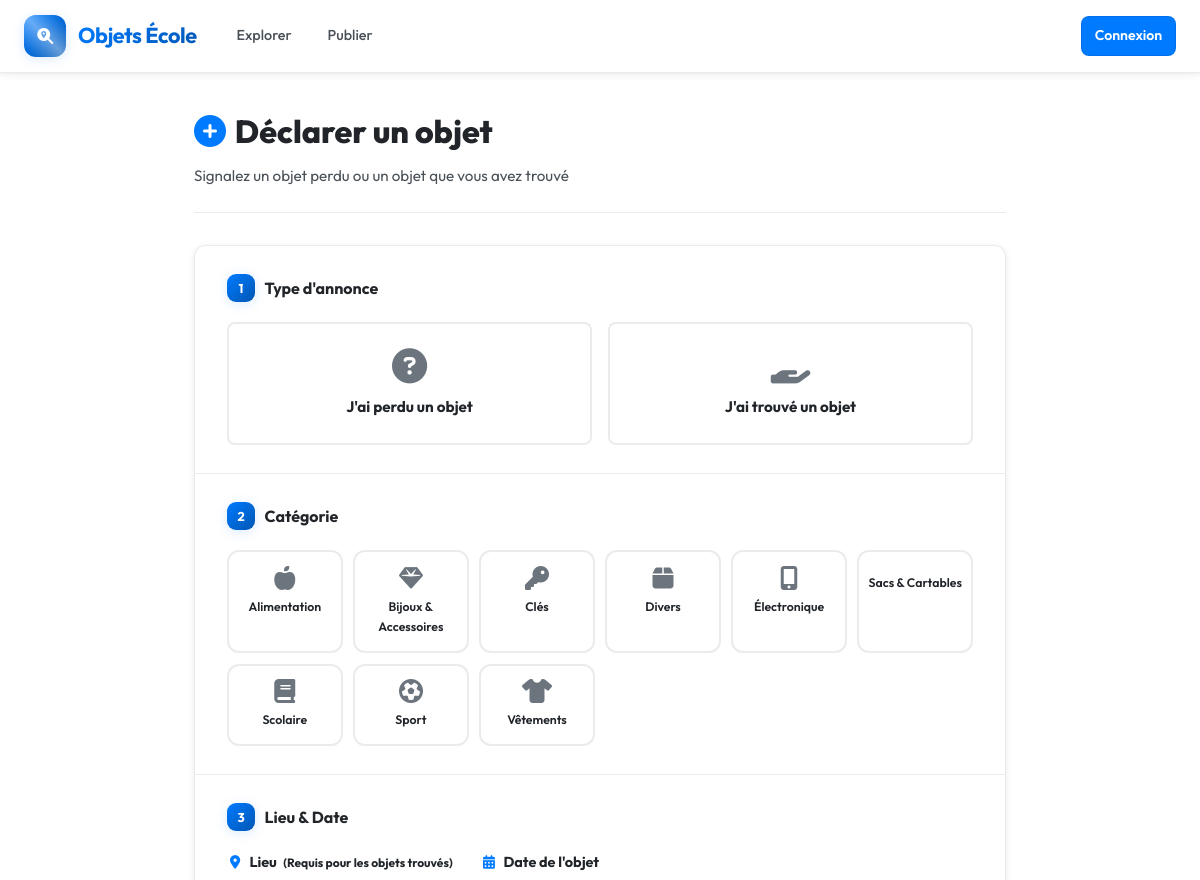
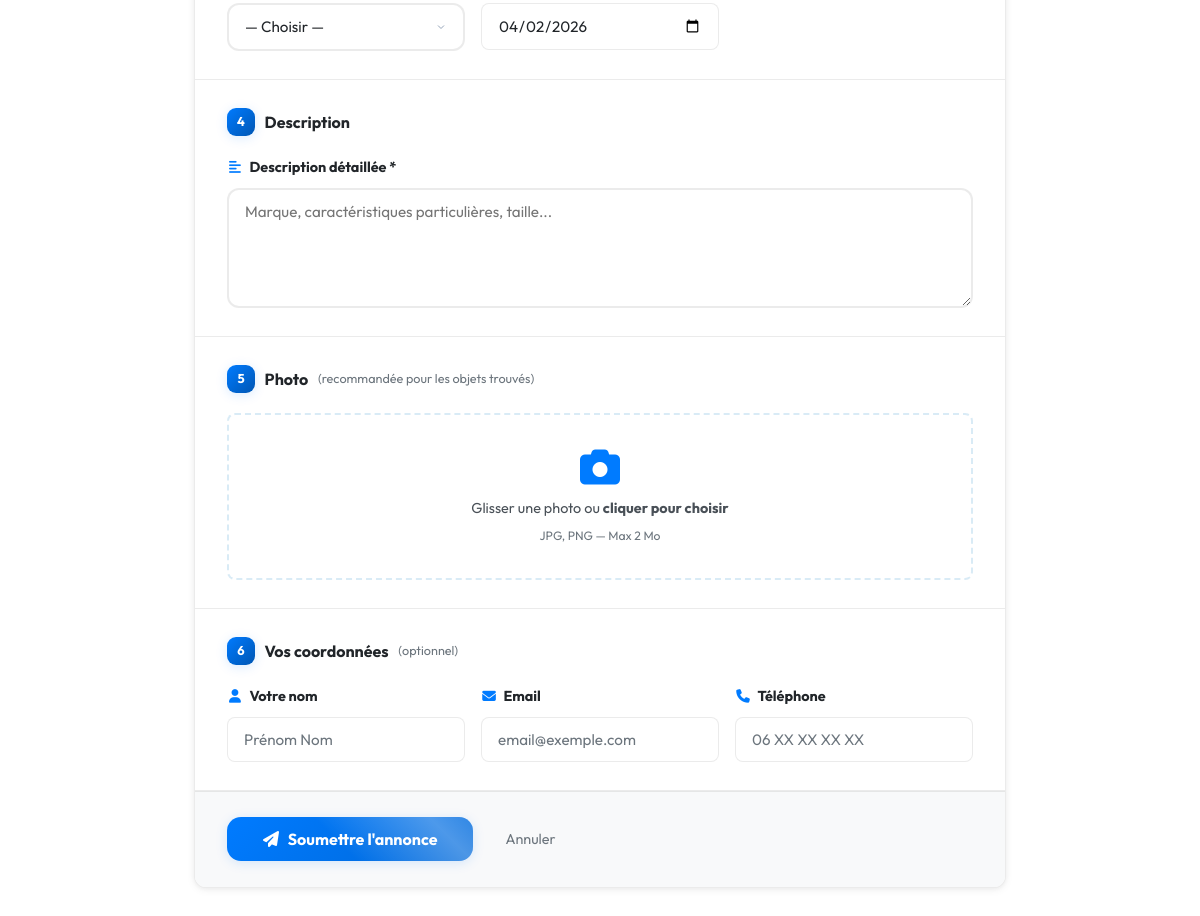
/declarer.php, run on the app's committed database (2 pictures, top to bottom).
### tables this page shows
CREATE TABLE categories (
    id INT AUTO_INCREMENT PRIMARY KEY,
    nom VARCHAR(100) NOT NULL,
    icone VARCHAR(50) DEFAULT 'fas fa-box',
    date_creation TIMESTAMP DEFAULT CURRENT_TIMESTAMP
);

### includes/functions.php (called while the page is built, shortened)
<?php
function url(string $path): string {
    return BASE_URL . '/' . ltrim($path, '/');
}

### includes/auth.php (called while the page is built, shortened)
<?php
function getCurrentUser(): ?array {
    if (!isset($_SESSION['user_id'])) return null;
    $pdo = getDB();
    $stmt = $pdo->prepare("SELECT * FROM utilisateurs WHERE id = ? AND actif = 1");
    $stmt->execute([$_SESSION['user_id']]);
    return $stmt->fetch() ?: null;
}
function clean(string $str): string {
    return htmlspecialchars(trim($str), ENT_QUOTES, 'UTF-8');
}

### declarer.php (the view, shortened to what this page needs)
<?php
require_once __DIR__ . '/includes/auth.php';
$pdo = getDB();
$user = getCurrentUser();
$categories = $pdo->query("SELECT * FROM categories ORDER BY nom")->fetchAll();
?>
<?php
if (isset($user['role']) && $user['role'] === 'parent') {
    $active_page = 'declarer';
    require_once __DIR__ . '/includes/parent_header.php';
} else {
    require_once __DIR__ . '/includes/public_header.php';
}
?>
  <main class="declare-page container">
    <div class="page-header">
      <h1><i class="fas fa-plus-circle"></i> Déclarer un objet</h1>
      <p>Signalez un objet perdu ou un objet que vous avez trouvé</p>
    </div>
    <div class="declare-form-card">
      <form method="POST" action="<?= url('declarer.php') ?>" enctype="multipart/form-data" id="declareForm">
        <div class="form-step">
          <h3><span class="step-num">1</span> Type d'annonce</h3>
          <div class="type-choice">
            <label class="type-card perdu <?= ($_POST['type'] ?? '') === 'perdu' ? 'selected' : '' ?>">
              <i class="fas fa-question-circle"></i>
              <span>J'ai perdu un objet</span>
            </label>
            <label class="type-card trouve <?= ($_POST['type'] ?? '') === 'trouve' ? 'selected' : '' ?>">
              <i class="fas fa-hand-holding"></i>
              <span>J'ai trouvé un objet</span>
            </label>
          </div>
        </div>
        <div class="form-step">
          <h3><span class="step-num">2</span> Catégorie</h3>
          <div class="cat-grid">
            <?php foreach ($categories as $c): ?>
              <label class="cat-card <?= ($_POST['categorie_id'] ?? '') == $c['id'] ? 'selected' : '' ?>">
                <i class="<?= clean($c['icone']) ?>"></i>
                <span><?= clean($c['nom']) ?></span>
              </label>
            <?php endforeach; ?>
          </div>
        </div>
        <div class="form-step">
          <h3><span class="step-num">3</span> Lieu & Date</h3>
          <div class="form-row">
            <div class="form-group">
              <label><i class="fas fa-map-marker-alt"></i> Lieu <small>(Requis pour les objets trouvés)</small></label>
              <select name="lieu_id">
                <option value="">— Choisir —</option>
              </select>
            </div>
            <div class="form-group">
              <label><i class="fas fa-calendar-alt"></i> Date de l'objet</label>
              <input type="date" name="date_objet" value="<?= clean($_POST['date_objet'] ?? date('Y-m-d')) ?>"
                max="<?= date('Y-m-d') ?>">
            </div>
          </div>
        </div>
        <div class="form-step">
          <h3><span class="step-num">4</span> Description</h3>
          <div class="form-group">
            <label><i class="fas fa-align-left"></i> Description détaillée *</label>
            <textarea name="description" rows="4" required
              placeholder="Marque, caractéristiques particulières, taille..."
              minlength="10"><?= clean($_POST['description'] ?? '') ?></textarea>
          </div>
        </div>
        <div class="form-step">
          <h3><span class="step-num">5</span> Photo <small>(recommandée pour les objets trouvés)</small></h3>
          <div class="upload-zone" id="uploadZone">
            <div class="upload-placeholder" id="uploadPlaceholder">
              <i class="fas fa-camera"></i>
              <p>Glisser une photo ou <strong>cliquer pour choisir</strong></p>
              <p class="upload-hint">JPG, PNG — Max 2 Mo</p>
            </div>
          </div>
        </div>
        <div class="form-step">
          <h3><span class="step-num">6</span> Vos coordonnées <small>(optionnel)</small></h3>
          <div class="form-row">
            <div class="form-group">
              <label><i class="fas fa-user"></i> Votre nom</label>
              <input type="text" name="declarant_nom"
                value="<?= $user ? clean($user['prenom'] . ' ' . $user['nom']) : clean($_POST['declarant_nom'] ?? '') ?>"
                placeholder="Prénom Nom">
            </div>
            <div class="form-group">
              <label><i class="fas fa-envelope"></i> Email</label>
              <input type="email" name="contact_email"
                value="<?= $user ? clean($user['email'] ?? '') : clean($_POST['contact_email'] ?? '') ?>"
                placeholder="email@exemple.com">
            </div>
            <div class="form-group">
              <label><i class="fas fa-phone"></i> Téléphone</label>
              <input type="tel" name="contact_tel"
                value="<?= $user ? clean($user['tel'] ?? '') : clean($_POST['contact_tel'] ?? '') ?>"
                placeholder="06 XX XX XX XX">
            </div>
          </div>
        </div>
        <div class="form-submit-area">
          <button type="submit" class="btn-submit-big"><i class="fas fa-paper-plane"></i> Soumettre l'annonce</button>
          <a href="javascript:void(0)" onclick="goBack('<?= url('index.php') ?>')" class="btn-cancel">Annuler</a>
        </div>
      </form>
    </div>
  </main>
<?php
if (isset($user['role']) && $user['role'] === 'parent') {
    require_once __DIR__ . '/includes/parent_footer.php';
} else {
    require_once __DIR__ . '/includes/public_footer.php';
}
?>

### data on the page
categories: nom "Alimentation"
categories: nom "Bijoux & Accessoires"
categories: nom "Clés"
categories: nom "Divers"
categories: nom "Électronique"
categories: nom "Sacs & Cartables"
categories: nom "Scolaire"
categories: nom "Sport"
categories: nom "Vêtements"
